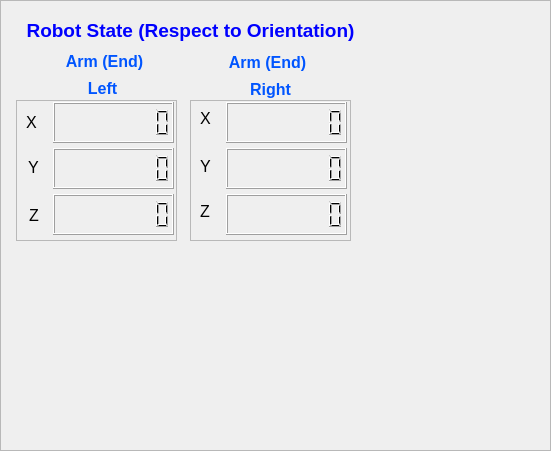
        <widget class="QFrame" name="frame_22">
         <property name="geometry">
          <rect>
           <x>429</x>
           <y>435</y>
           <width>551</width>
           <height>451</height>
          </rect>
         </property>
         <property name="frameShape">
          <enum>QFrame::StyledPanel</enum>
         </property>
         <property name="frameShadow">
          <enum>QFrame::Raised</enum>
         </property>
         <widget class="QLabel" name="label_94">
          <property name="geometry">
           <rect>
            <x>10</x>
            <y>10</y>
            <width>361</width>
            <height>41</height>
           </rect>
          </property>
          <property name="font">
           <font>
            <family>Ubuntu</family>
            <pointsize>24</pointsize>
            <weight>50</weight>
            <bold>false</bold>
           </font>
          </property>
          <property name="frameShape">
           <enum>QFrame::NoFrame</enum>
          </property>
          <property name="text">
           <string>&lt;!DOCTYPE HTML PUBLIC &quot;-//W3C//DTD HTML 4.0//EN&quot; &quot;http://www.w3.org/TR/REC-html40/strict.dtd&quot;&gt;
&lt;html&gt;&lt;head&gt;&lt;meta name=&quot;qrichtext&quot; content=&quot;1&quot; /&gt;&lt;style type=&quot;text/css&quot;&gt;
p, li { white-space: pre-wrap; }
&lt;/style&gt;&lt;/head&gt;&lt;body style=&quot; font-family:'Ubuntu'; font-size:24pt; font-weight:400; font-style:normal;&quot;&gt;
&lt;p align=&quot;center&quot; style=&quot; margin-top:12px; margin-bottom:12px; margin-left:0px; margin-right:0px; -qt-block-indent:0; text-indent:0px;&quot;&gt;&lt;span style=&quot; font-size:14pt; font-weight:600; color:#0000ff;&quot;&gt;Robot State (Respect to Orientation)&lt;/span&gt;&lt;/p&gt;&lt;/body&gt;&lt;/html&gt;</string>
          </property>
          <property name="textFormat">
           <enum>Qt::AutoText</enum>
          </property>
          <property name="margin">
           <number>0</number>
          </property>
         </widget>
         <widget class="QFrame" name="frame_23">
          <property name="geometry">
           <rect>
            <x>16</x>
            <y>100</y>
            <width>161</width>
            <height>141</height>
           </rect>
          </property>
          <property name="frameShape">
           <enum>QFrame::StyledPanel</enum>
          </property>
          <property name="frameShadow">
           <enum>QFrame::Raised</enum>
          </property>
          <widget class="QLabel" name="label_110">
           <property name="geometry">
            <rect>
             <x>10</x>
             <y>14</y>
             <width>16</width>
             <height>16</height>
            </rect>
           </property>
           <property name="font">
            <font>
             <pointsize>12</pointsize>
            </font>
           </property>
           <property name="text">
            <string>X</string>
           </property>
          </widget>
          <widget class="QLCDNumber" name="lcd_left_x">
           <property name="enabled">
            <bool>true</bool>
           </property>
           <property name="geometry">
            <rect>
             <x>37</x>
             <y>2</y>
             <width>121</width>
             <height>41</height>
            </rect>
           </property>
           <property name="digitCount">
            <number>8</number>
           </property>
          </widget>
          <widget class="QLCDNumber" name="lcd_left_y">
           <property name="geometry">
            <rect>
             <x>37</x>
             <y>48</y>
             <width>121</width>
             <height>41</height>
            </rect>
           </property>
           <property name="digitCount">
            <number>8</number>
           </property>
          </widget>
          <widget class="QLabel" name="label_115">
           <property name="geometry">
            <rect>
             <x>12</x>
             <y>56</y>
             <width>16</width>
             <height>22</height>
            </rect>
           </property>
           <property name="font">
            <font>
             <pointsize>12</pointsize>
            </font>
           </property>
           <property name="text">
            <string>Y</string>
           </property>
          </widget>
          <widget class="QLCDNumber" name="lcd_left_z">
           <property name="geometry">
            <rect>
             <x>37</x>
             <y>94</y>
             <width>121</width>
             <height>41</height>
            </rect>
           </property>
           <property name="digitCount">
            <number>8</number>
           </property>
          </widget>
          <widget class="QLabel" name="label_116">
           <property name="geometry">
            <rect>
             <x>13</x>
             <y>104</y>
             <width>16</width>
             <height>22</height>
            </rect>
           </property>
           <property name="font">
            <font>
             <pointsize>12</pointsize>
            </font>
           </property>
           <property name="text">
            <string>Z</string>
           </property>
          </widget>
         </widget>
         <widget class="QLabel" name="label_118">
          <property name="geometry">
           <rect>
            <x>222</x>
            <y>52</y>
            <width>91</width>
            <height>21</height>
           </rect>
          </property>
          <property name="font">
           <font>
            <family>Ubuntu</family>
            <pointsize>24</pointsize>
            <weight>50</weight>
            <bold>false</bold>
           </font>
          </property>
          <property name="frameShape">
           <enum>QFrame::NoFrame</enum>
          </property>
          <property name="text">
           <string>&lt;!DOCTYPE HTML PUBLIC &quot;-//W3C//DTD HTML 4.0//EN&quot; &quot;http://www.w3.org/TR/REC-html40/strict.dtd&quot;&gt;
&lt;html&gt;&lt;head&gt;&lt;meta name=&quot;qrichtext&quot; content=&quot;1&quot; /&gt;&lt;style type=&quot;text/css&quot;&gt;
p, li { white-space: pre-wrap; }
&lt;/style&gt;&lt;/head&gt;&lt;body style=&quot; font-family:'Ubuntu'; font-size:24pt; font-weight:400; font-style:normal;&quot;&gt;
&lt;p align=&quot;center&quot; style=&quot; margin-top:12px; margin-bottom:12px; margin-left:0px; margin-right:0px; -qt-block-indent:0; text-indent:0px;&quot;&gt;&lt;span style=&quot; font-size:12pt; font-weight:600; color:#0055ff;&quot;&gt;Arm (End)&lt;/span&gt;&lt;/p&gt;&lt;/body&gt;&lt;/html&gt;</string>
          </property>
          <property name="textFormat">
           <enum>Qt::AutoText</enum>
          </property>
          <property name="margin">
           <number>0</number>
          </property>
         </widget>
         <widget class="QFrame" name="frame_24">
          <property name="geometry">
           <rect>
            <x>190</x>
            <y>100</y>
            <width>161</width>
            <height>141</height>
           </rect>
          </property>
          <property name="frameShape">
           <enum>QFrame::StyledPanel</enum>
          </property>
          <property name="frameShadow">
           <enum>QFrame::Raised</enum>
          </property>
          <widget class="QLCDNumber" name="lcd_right_x">
           <property name="geometry">
            <rect>
             <x>36</x>
             <y>2</y>
             <width>121</width>
             <height>41</height>
            </rect>
           </property>
           <property name="digitCount">
            <number>8</number>
           </property>
          </widget>
          <widget class="QLCDNumber" name="lcd_right_y">
           <property name="geometry">
            <rect>
             <x>36</x>
             <y>48</y>
             <width>121</width>
             <height>41</height>
            </rect>
           </property>
           <property name="digitCount">
            <number>8</number>
           </property>
          </widget>
          <widget class="QLCDNumber" name="lcd_right_z">
           <property name="geometry">
            <rect>
             <x>36</x>
             <y>94</y>
             <width>121</width>
             <height>41</height>
            </rect>
           </property>
           <property name="digitCount">
            <number>8</number>
           </property>
          </widget>
          <widget class="QLabel" name="label_119">
           <property name="geometry">
            <rect>
             <x>10</x>
             <y>10</y>
             <width>16</width>
             <height>16</height>
            </rect>
           </property>
           <property name="font">
            <font>
             <pointsize>12</pointsize>
            </font>
           </property>
           <property name="text">
            <string>X</string>
           </property>
          </widget>
          <widget class="QLabel" name="label_120">
           <property name="geometry">
            <rect>
             <x>10</x>
             <y>55</y>
             <width>16</width>
             <height>22</height>
            </rect>
           </property>
           <property name="font">
            <font>
             <pointsize>12</pointsize>
            </font>
           </property>
           <property name="text">
            <string>Y</string>
           </property>
          </widget>
          <widget class="QLabel" name="label_121">
           <property name="geometry">
            <rect>
             <x>10</x>
             <y>100</y>
             <width>16</width>
             <height>22</height>
            </rect>
           </property>
           <property name="font">
            <font>
             <pointsize>12</pointsize>
            </font>
           </property>
           <property name="text">
            <string>Z</string>
           </property>
          </widget>
         </widget>
         <widget class="QLabel" name="label_123">
          <property name="geometry">
           <rect>
            <x>240</x>
            <y>79</y>
            <width>61</width>
            <height>21</height>
           </rect>
          </property>
          <property name="font">
           <font>
            <family>Ubuntu</family>
            <pointsize>24</pointsize>
            <weight>50</weight>
            <bold>false</bold>
           </font>
          </property>
          <property name="frameShape">
           <enum>QFrame::NoFrame</enum>
          </property>
          <property name="text">
           <string>&lt;!DOCTYPE HTML PUBLIC &quot;-//W3C//DTD HTML 4.0//EN&quot; &quot;http://www.w3.org/TR/REC-html40/strict.dtd&quot;&gt;
&lt;html&gt;&lt;head&gt;&lt;meta name=&quot;qrichtext&quot; content=&quot;1&quot; /&gt;&lt;style type=&quot;text/css&quot;&gt;
p, li { white-space: pre-wrap; }
&lt;/style&gt;&lt;/head&gt;&lt;body style=&quot; font-family:'Ubuntu'; font-size:24pt; font-weight:400; font-style:normal;&quot;&gt;
&lt;p align=&quot;center&quot; style=&quot; margin-top:12px; margin-bottom:12px; margin-left:0px; margin-right:0px; -qt-block-indent:0; text-indent:0px;&quot;&gt;&lt;span style=&quot; font-size:12pt; font-weight:600; color:#0055ff;&quot;&gt;Right&lt;/span&gt;&lt;/p&gt;&lt;/body&gt;&lt;/html&gt;</string>
          </property>
          <property name="textFormat">
           <enum>Qt::AutoText</enum>
          </property>
          <property name="margin">
           <number>0</number>
          </property>
         </widget>
         <widget class="QLabel" name="label_124">
          <property name="geometry">
           <rect>
            <x>77</x>
            <y>78</y>
            <width>51</width>
            <height>21</height>
           </rect>
          </property>
          <property name="font">
           <font>
            <family>Ubuntu</family>
            <pointsize>24</pointsize>
            <weight>50</weight>
            <bold>false</bold>
           </font>
          </property>
          <property name="frameShape">
           <enum>QFrame::NoFrame</enum>
          </property>
          <property name="text">
           <string>&lt;!DOCTYPE HTML PUBLIC &quot;-//W3C//DTD HTML 4.0//EN&quot; &quot;http://www.w3.org/TR/REC-html40/strict.dtd&quot;&gt;
&lt;html&gt;&lt;head&gt;&lt;meta name=&quot;qrichtext&quot; content=&quot;1&quot; /&gt;&lt;style type=&quot;text/css&quot;&gt;
p, li { white-space: pre-wrap; }
&lt;/style&gt;&lt;/head&gt;&lt;body style=&quot; font-family:'Ubuntu'; font-size:24pt; font-weight:400; font-style:normal;&quot;&gt;
&lt;p align=&quot;center&quot; style=&quot; margin-top:12px; margin-bottom:12px; margin-left:0px; margin-right:0px; -qt-block-indent:0; text-indent:0px;&quot;&gt;&lt;span style=&quot; font-size:12pt; font-weight:600; color:#0055ff;&quot;&gt;Left&lt;/span&gt;&lt;/p&gt;&lt;/body&gt;&lt;/html&gt;</string>
          </property>
          <property name="textFormat">
           <enum>Qt::AutoText</enum>
          </property>
          <property name="margin">
           <number>0</number>
          </property>
         </widget>
         <widget class="QLabel" name="label_125">
          <property name="geometry">
           <rect>
            <x>59</x>
            <y>51</y>
            <width>91</width>
            <height>21</height>
           </rect>
          </property>
          <property name="font">
           <font>
            <family>Ubuntu</family>
            <pointsize>24</pointsize>
            <weight>50</weight>
            <bold>false</bold>
           </font>
          </property>
          <property name="frameShape">
           <enum>QFrame::NoFrame</enum>
          </property>
          <property name="text">
           <string>&lt;!DOCTYPE HTML PUBLIC &quot;-//W3C//DTD HTML 4.0//EN&quot; &quot;http://www.w3.org/TR/REC-html40/strict.dtd&quot;&gt;
&lt;html&gt;&lt;head&gt;&lt;meta name=&quot;qrichtext&quot; content=&quot;1&quot; /&gt;&lt;style type=&quot;text/css&quot;&gt;
p, li { white-space: pre-wrap; }
&lt;/style&gt;&lt;/head&gt;&lt;body style=&quot; font-family:'Ubuntu'; font-size:24pt; font-weight:400; font-style:normal;&quot;&gt;
&lt;p align=&quot;center&quot; style=&quot; margin-top:12px; margin-bottom:12px; margin-left:0px; margin-right:0px; -qt-block-indent:0; text-indent:0px;&quot;&gt;&lt;span style=&quot; font-size:12pt; font-weight:600; color:#0055ff;&quot;&gt;Arm (End)&lt;/span&gt;&lt;/p&gt;&lt;/body&gt;&lt;/html&gt;</string>
          </property>
          <property name="textFormat">
           <enum>Qt::AutoText</enum>
          </property>
          <property name="margin">
           <number>0</number>
          </property>
         </widget>
        </widget>
